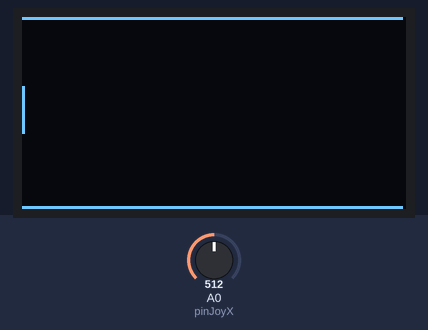
Bench run of a sketch on a simulated Arduino Uno, built with avr-gcc and run on an emulated ATmega328P. On the bench: 128×64 one-colour display. The test bench sets the inputs (shaded band); at power-on: A0 (pinJoyX) = 512. Random numbers use the default seed unless the sketch sets one; what the sketch prints to the serial monitor is not drawn.

Above: at 1.3 s.
1.4 s: A0 (pinJoyX) set to 493
At 2.3 s:
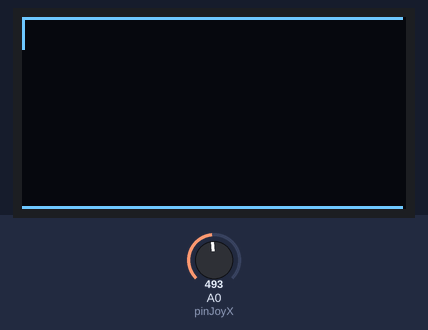
3.0 s: A0 (pinJoyX) set to 533
At 3.49 s:
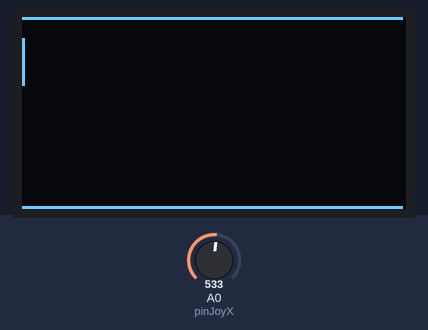
4.6 s: A0 (pinJoyX) set to 716
At 4.71 s:
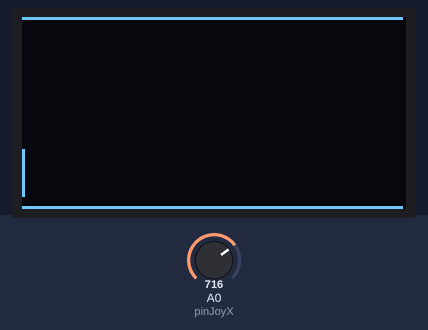
Timing chart, 0 to 7.6 s (numbered marks = the images above; inputs shaded):
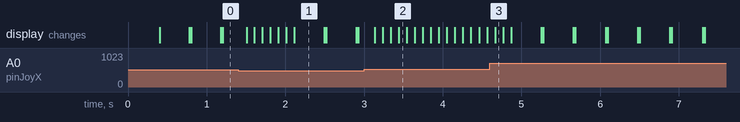

The sketch:

pong.ino
```cpp
#include <Adafruit_SSD1306.h>
#include <Wire.h>
#include <Adafruit_GFX.h>


#define ANCHO 128
#define ALTO 64
#define OLED_RESET 4
Adafruit_SSD1306 oled(ANCHO,ALTO, &Wire, OLED_RESET);
void pintarLineas(){
  oled.drawFastHLine(0,0,ANCHO-1,WHITE);
  //oled.drawLine(0,0,0,ALTO-1, WHITE);
  oled.drawFastHLine(0,ALTO-1,ANCHO-1, WHITE);
  //oled.drawLine(ANCHO-1,0,ANCHO-1,ALTO-1, WHITE);
  //oled.drawLine((ANCHO-1)/2,0,(ANCHO-1)/2,ALTO-1, WHITE);
  oled.display();
}
void pintarPelota(int x, int y){
  oled.drawPixel(x,y,WHITE);
  oled.display();
}

void pintarJugador(int list[3]){
  oled.drawFastVLine(list[0],list[1]-16/2,16, WHITE);
  oled.display();
}
void compMovJug(int Xvalue, int jug[2],int velJ){
  if(Xvalue > 523){
    velJ = map(Xvalue,0,1023,0,6);
    if((velJ + jug[1]) > ALTO-1){
      velJ=0;
    }
  }
  else if(Xvalue < 503){
    velJ = map(Xvalue,0,1023,6,0)*(-1);
    if((velJ + jug[1]) < 0){
      velJ=0;
    }

  }
 else{
  velJ = 0;
 }
}

const int pinJoyX = A0;
const int pinJoyY = A1;
const int pinJoyButton = 9;
int pelX = (ANCHO-1)/2;
int pelY = (ALTO-1)/2;
int dirP;
void moverPelota(int dirP, int velP){
  float coseno = cos(dirP*2*PI/360)*velP;
  Serial.print("coseno :" );
  Serial.println(coseno);
  int newXP = pelX + round(coseno);
  Serial.print("newXP :" );
  Serial.println(newXP);
  float seno = sin(dirP*2*PI/360)*velP;
  Serial.print("seno :" );
  Serial.println(seno);
  int newYP = pelY + round(seno);
  Serial.print("newYP :" );
  Serial.println(newYP);
  pelX = newXP;
  pelY = newYP;
  pintarPelota(newXP, newYP);
}
int velP = 2;
int velJ1 = 1;

int jug1[2] = {0,(ALTO-1)/2};
void setup() {
  Serial.begin(4800);
  randomSeed(analogRead(0));
  dirP = random(0,361);
  Serial.print("numero random = ");
  Serial.println(dirP);
  //delay(100000);
  Wire.begin();
  oled.begin(SSD1306_SWITCHCAPVCC, 0x3C);
  oled.clearDisplay();
  pinMode(pinJoyButton , INPUT_PULLUP);   //activar resistencia pull up
  pintarLineas();
  pintarPelota(pelX,pelY);
  pintarJugador(jug1);
  Serial.println(dirP);
}

void loop() {
  oled.clearDisplay();

  int Xvalue = 0;
  Xvalue = analogRead(pinJoyX);

 //aquí empiezan los problemas, funciona asi, pero no en una función
  if(Xvalue > 523){
    velJ1 = map(Xvalue,0,1023,0,6);
    if((velJ1 + jug1[1]) > ALTO-1){
      velJ1=0;
    }
  }
  else if(Xvalue < 503){
    velJ1 = map(Xvalue,0,1023,6,0)*(-1);
    if((velJ1 + jug1[1]) < 0){
      velJ1=0;
    }

  }
 else{
  velJ1 = 0;
 }

 //hasta aquí
  //compMovJug(Xvalue, jug1, velJ1);


  //Serial.println(velJ1);
  jug1[1] += velJ1;
  pintarLineas();
  pintarJugador(jug1);
  moverPelota(dirP, velP);
  /*Serial.print("X:" );
  Serial.print(Xvalue);
  Serial.println(" | Pulsador: ");
  */
}
```
